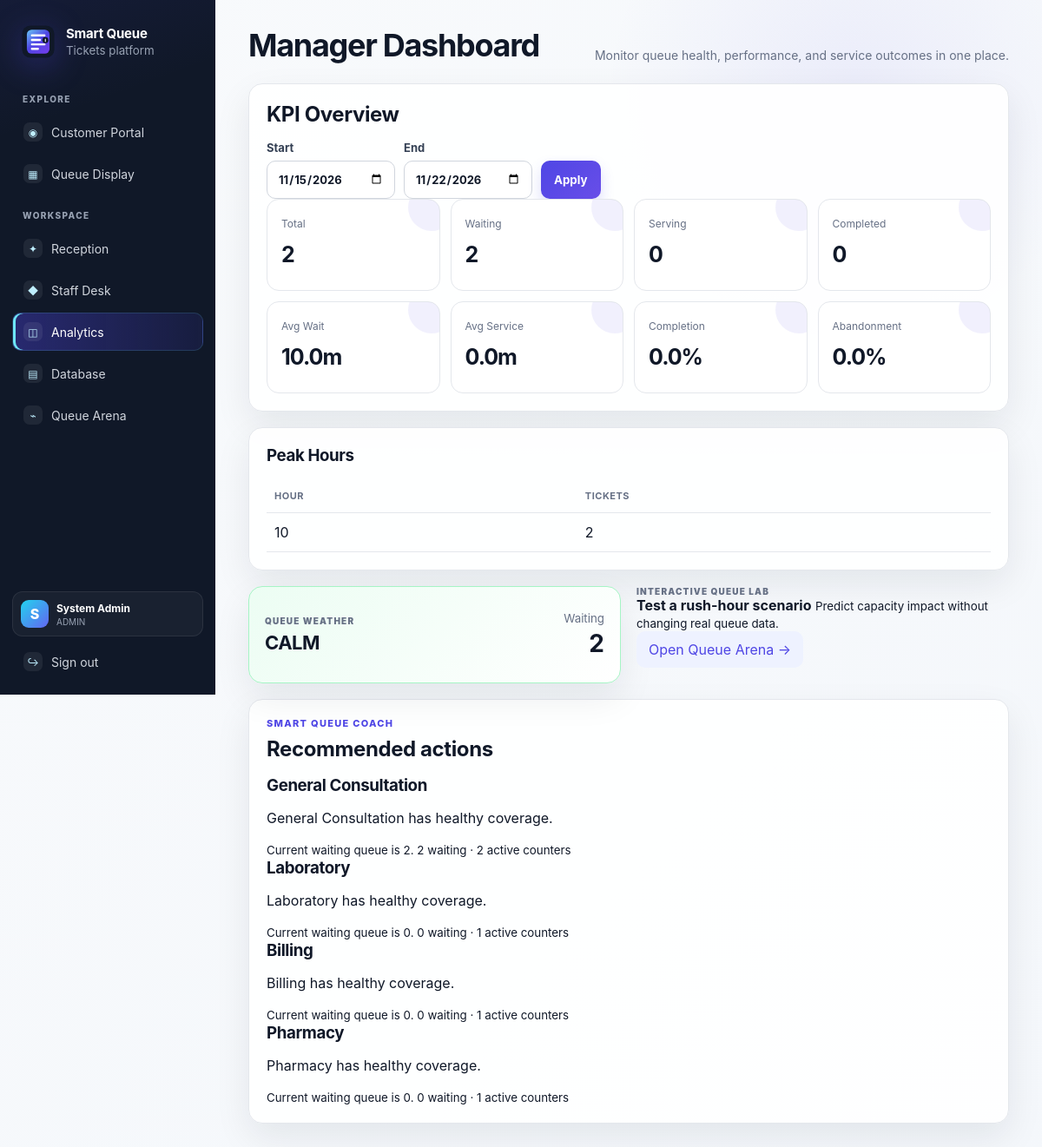
Page /manager (signed in) on the earlier database version.
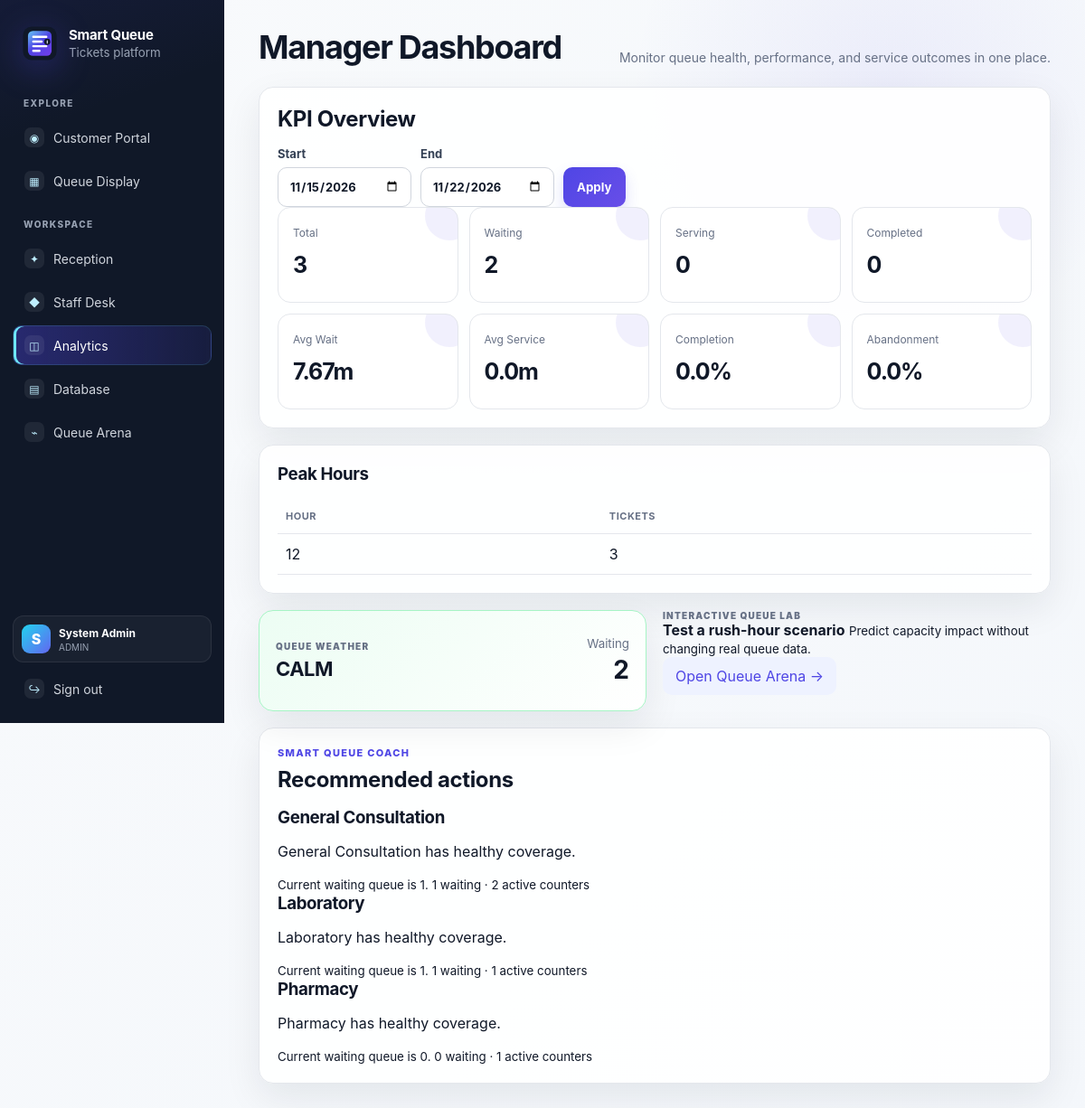
Same page on the later database version.
### database/models.py (models this page shows)
class Base(DeclarativeBase):
    pass

class Department(Base):
    __tablename__ = "departments"
    id: Mapped[int] = mapped_column(Integer, primary_key=True)
    name: Mapped[str] = mapped_column(String(120), unique=True, nullable=False)
    code: Mapped[str] = mapped_column(String(10), unique=True, nullable=False)
    is_active: Mapped[bool] = mapped_column(Boolean, default=True, nullable=False)
    created_at: Mapped[datetime] = mapped_column(DateTime, default=datetime.utcnow)
    services = relationship("Service", back_populates="department")
    counters = relationship("Counter", back_populates="department")

### app.py (the view)
@app.get("/manager")
@login_required
@roles_required(Role.ADMIN, Role.MANAGER)
def manager_dashboard():
    start = request.args.get("start")
    end = request.args.get("end")
    end_date = datetime.strptime(end, "%Y-%m-%d") if end else datetime.utcnow()
    start_date = datetime.strptime(start, "%Y-%m-%d") if start else (end_date - timedelta(days=7))
    with get_session() as db:
        analytics = AnalyticsEngine(db)
        kpis = analytics.kpis(start_date, end_date)
        peak_hours = analytics.peak_hours(start_date, end_date).to_dict("records")
        predictor = WaitPredictor(db)
        weather = predictor.queue_weather()
        coach = predictor.smart_coach()
        return render_template(
            "manager.html",
            kpis=kpis,
            peak_hours=peak_hours,
            start=start_date.date().isoformat(),
            end=end_date.date().isoformat(),
            weather=weather,
            coach=coach,
        )

### app.py (called while the page is built)
def login_required(view_func):
    @wraps(view_func)
    def wrapper(*args, **kwargs):
        if not session.get("user_id"):
            flash("Please login first.", "warning")
            return redirect(url_for("login"))
        return view_func(*args, **kwargs)
    return wrapper

def roles_required(*roles: Role):
    role_values = {role.value for role in roles}
    def decorator(view_func):
        @wraps(view_func)
        def wrapper(*args, **kwargs):
            user_role = session.get("user_role")
            if user_role not in role_values:
                flash("You do not have access to this page.", "danger")
                return redirect(url_for("home"))
            return view_func(*args, **kwargs)
        return wrapper
    return decorator

### core/analytics_engine.py (called while the page is built)
    def peak_hours(self, start: datetime, end: datetime) -> pd.DataFrame:
        df = self.tickets_dataframe(start, end)
        if df.empty:
            return pd.DataFrame(columns=["hour", "tickets"])
        df["hour"] = pd.to_datetime(df["created_at"]).dt.hour
        return df.groupby("hour", as_index=False).size().rename(columns={"size": "tickets"})

### templates/manager.html (shortened to what this page needs)
{% extends 'base.html' %}
{% block content %}
<section class="page-head">
  <h1>Manager Dashboard</h1>
  <p>Monitor queue health, performance, and service outcomes in one place.</p>
</section>
<section class="card">
  <h2>KPI Overview</h2>
  <form method="get" class="form-inline">
    <label>Start <input type="date" name="start" value="{{ start }}"></label>
    <label>End <input type="date" name="end" value="{{ end }}"></label>
    <button type="submit">Apply</button>
  </form>
  <div class="kpis">
    <div class="kpi"><span>Total</span><strong>{{ kpis.total_tickets }}</strong></div>
    <div class="kpi"><span>Waiting</span><strong>{{ kpis.waiting }}</strong></div>
    <div class="kpi"><span>Serving</span><strong>{{ kpis.serving }}</strong></div>
    <div class="kpi"><span>Completed</span><strong>{{ kpis.completed }}</strong></div>
    <div class="kpi"><span>Avg Wait</span><strong>{{ kpis.avg_wait }}m</strong></div>
    <div class="kpi"><span>Avg Service</span><strong>{{ kpis.avg_service }}m</strong></div>
    <div class="kpi"><span>Completion</span><strong>{{ kpis.completion_rate }}%</strong></div>
    <div class="kpi"><span>Abandonment</span><strong>{{ kpis.abandonment_rate }}%</strong></div>
  </div>
</section>
<section class="card">
  <h3>Peak Hours</h3>
  <table>
    <thead><tr><th>Hour</th><th>Tickets</th></tr></thead>
    <tbody>
      {% for row in peak_hours %}
      <tr><td>{{ row.hour }}</td><td>{{ row.tickets }}</td></tr>
      {% else %}
      <tr><td colspan="2">No data for selected period.</td></tr>
      {% endfor %}
    </tbody>
  </table>
</section>
<section class="grid two coach-grid">
  <div class="weather-card weather-{{ weather.level }}">
    <div><span class="weather-kicker">QUEUE WEATHER</span><strong>{{ weather.label }}</strong></div>
    <div class="weather-stat"><small>Waiting</small><b>{{ weather.waiting }}</b></div>
  </div>
  <div class="arena-card">
    <div>
      <span class="weather-kicker">INTERACTIVE QUEUE LAB</span>
      <strong>Test a rush-hour scenario</strong>
      <small>Predict capacity impact without changing real queue data.</small>
    </div>
    <a class="arena-button" href="{{ url_for('queue_arena') }}">Open Queue Arena →</a>
  </div>
</section>
<section class="card coach-card">
  <div class="coach-heading">
    <div>
      <span class="eyebrow">SMART QUEUE COACH</span>
      <h2>Recommended actions</h2>
    </div>
  </div>
  <div class="coach-list">
    {% for item in coach %}
    <article class="coach-item {{ item.severity }}">
      <div>
        <h3>{{ item.department }}</h3>
        <p>{{ item.action }}</p>
        <small>{{ item.impact }} {{ item.waiting }} waiting · {{ item.active_counters }} active counters</small>
      </div>
    </article>
    {% else %}
    <p>No departments available.</p>
    {% endfor %}
  </div>
</section>
{% endblock %}

Differences in the rows shown:
no longer on this page (row edited): Department: department "Billing", action "Billing has healthy coverage.", impact "Current waiting queue is 0.", waiting "0", active_counters "1"
computed for Department "General Consultation": impact "Current waiting queue is 2." → "Current waiting queue is 1."; waiting "2" → "1"
computed for Department "Laboratory": impact "Current waiting queue is 0." → "Current waiting queue is 1."; waiting "0" → "1"
Other differences:
{{ kpis.total_tickets }}: "2" → "3"
{{ kpis.avg_wait }}: "10.0" → "7.67"
new list line: "12 3"
list line gone: "10 2"
